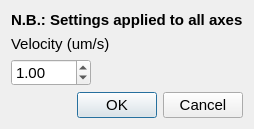
<?xml version="1.0" encoding="UTF-8"?>
<ui version="4.0">
 <class>Dialog</class>
 <widget class="QDialog" name="Dialog">
  <property name="geometry">
   <rect>
    <x>0</x>
    <y>0</y>
    <width>246</width>
    <height>127</height>
   </rect>
  </property>
  <property name="font">
   <font>
    <family>Arial</family>
    <pointsize>11</pointsize>
   </font>
  </property>
  <property name="windowTitle">
   <string>Dialog</string>
  </property>
  <layout class="QGridLayout" name="gridLayout">
   <item row="1" column="0">
    <layout class="QVBoxLayout" name="verticalLayout">
     <item>
      <widget class="QLabel" name="label_2">
       <property name="text">
        <string>Velocity (um/s)</string>
       </property>
      </widget>
     </item>
     <item>
      <widget class="QDoubleSpinBox" name="spinBoxVelocity">
       <property name="enabled">
        <bool>true</bool>
       </property>
       <property name="maximumSize">
        <size>
         <width>80</width>
         <height>16777215</height>
        </size>
       </property>
       <property name="readOnly">
        <bool>false</bool>
       </property>
       <property name="buttonSymbols">
        <enum>QAbstractSpinBox::UpDownArrows</enum>
       </property>
       <property name="minimum">
        <double>0.100000000000000</double>
       </property>
       <property name="maximum">
        <double>50.000000000000000</double>
       </property>
       <property name="singleStep">
        <double>1.000000000000000</double>
       </property>
       <property name="value">
        <double>1.000000000000000</double>
       </property>
      </widget>
     </item>
     <item>
      <spacer name="verticalSpacer">
       <property name="orientation">
        <enum>Qt::Vertical</enum>
       </property>
       <property name="sizeHint" stdset="0">
        <size>
         <width>20</width>
         <height>40</height>
        </size>
       </property>
      </spacer>
     </item>
    </layout>
   </item>
   <item row="2" column="0">
    <widget class="QDialogButtonBox" name="buttonBox">
     <property name="orientation">
      <enum>Qt::Horizontal</enum>
     </property>
     <property name="standardButtons">
      <set>QDialogButtonBox::Cancel|QDialogButtonBox::Ok</set>
     </property>
    </widget>
   </item>
   <item row="0" column="0">
    <widget class="QLabel" name="label">
     <property name="font">
      <font>
       <weight>75</weight>
       <bold>true</bold>
      </font>
     </property>
     <property name="text">
      <string>N.B.: Settings applied to all axes</string>
     </property>
    </widget>
   </item>
  </layout>
 </widget>
 <resources/>
 <connections>
  <connection>
   <sender>buttonBox</sender>
   <signal>accepted()</signal>
   <receiver>Dialog</receiver>
   <slot>accept()</slot>
   <hints>
    <hint type="sourcelabel">
     <x>248</x>
     <y>254</y>
    </hint>
    <hint type="destinationlabel">
     <x>157</x>
     <y>274</y>
    </hint>
   </hints>
  </connection>
  <connection>
   <sender>buttonBox</sender>
   <signal>rejected()</signal>
   <receiver>Dialog</receiver>
   <slot>reject()</slot>
   <hints>
    <hint type="sourcelabel">
     <x>316</x>
     <y>260</y>
    </hint>
    <hint type="destinationlabel">
     <x>286</x>
     <y>274</y>
    </hint>
   </hints>
  </connection>
 </connections>
</ui>
